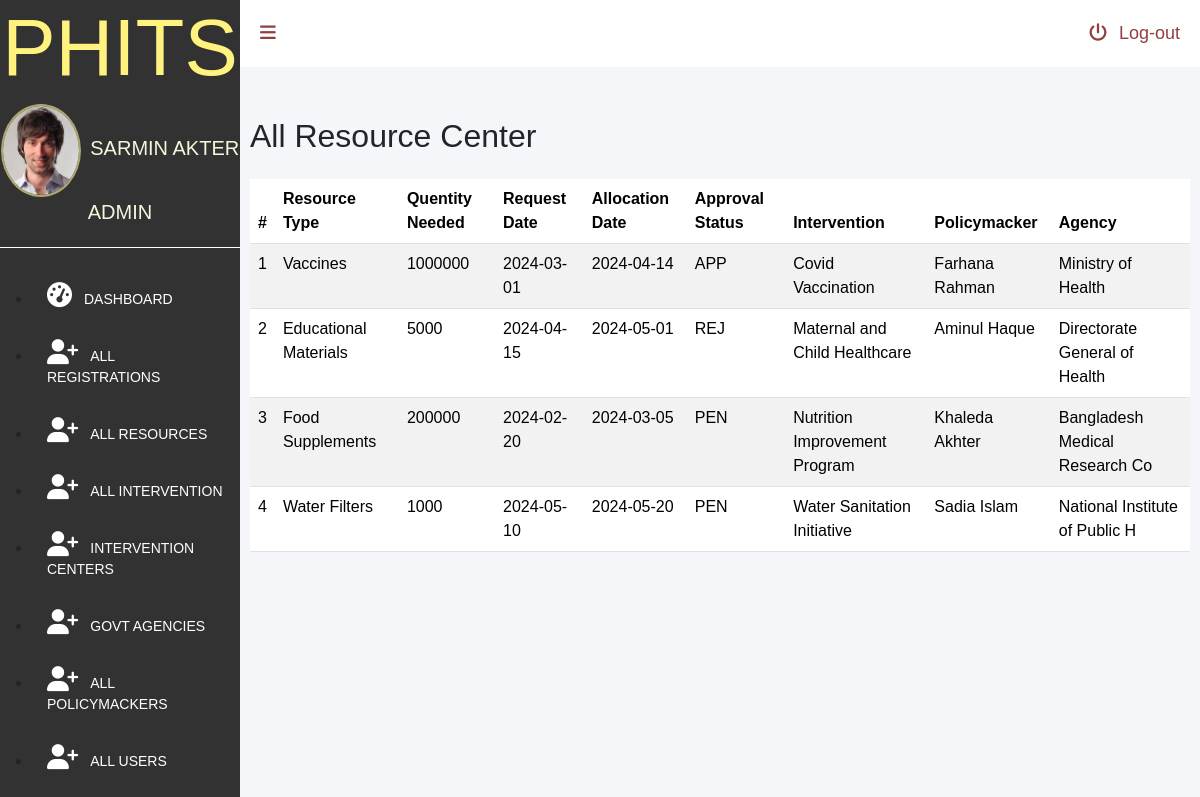
Page /admin/all-resources.php (signed in) on the committed database.
### tables this page shows
CREATE TABLE `users`  (
  `userId` int(11) NOT NULL AUTO_INCREMENT,
  `name` varchar(255) NULL DEFAULT NULL,
  `username` varchar(255) NULL DEFAULT NULL,
  `role` varchar(255) NULL DEFAULT NULL,
  `password` varchar(255) NULL DEFAULT NULL,
  `email` varchar(255) NULL DEFAULT NULL,
  PRIMARY KEY (`userId`) USING BTREE
);

CREATE TABLE `resourceallocation_t`  (
  `resourceID` int(11) NOT NULL AUTO_INCREMENT,
  `resourceType` varchar(50) NULL DEFAULT NULL,
  `quantityNeeded` int(11) NULL DEFAULT NULL,
  `requestDate` date NULL DEFAULT NULL,
  `allocationDate` date NULL DEFAULT NULL,
  `approvalStatus` varchar(3) NULL DEFAULT NULL,
  `interventionID` char(5) NULL DEFAULT NULL,
  `policymakerID` char(5) NULL DEFAULT NULL,
  `agencyID` char(5) NULL DEFAULT NULL,
  PRIMARY KEY (`resourceID`) USING BTREE,
  INDEX `ResourceAllocation_FK1`(`interventionID`) USING BTREE,
  INDEX `ResourceAllocation_FK2`(`policymakerID`) USING BTREE,
  INDEX `ResourceAllocation_FK3`(`agencyID`) USING BTREE,
  CONSTRAINT `resourceallocation_t_ibfk_1` FOREIGN KEY (`interventionID`) REFERENCES `intervention_t` (`interventionID`) ON DELETE RESTRICT ON UPDATE RESTRICT,
  CONSTRAINT `resourceallocation_t_ibfk_2` FOREIGN KEY (`policymakerID`) REFERENCES `policymakers_t` (`policymakerID`) ON DELETE RESTRICT ON UPDATE RESTRICT,
  CONSTRAINT `resourceallocation_t_ibfk_3` FOREIGN KEY (`agencyID`) REFERENCES `governmentagencies_t` (`agencyID`) ON DELETE RESTRICT ON UPDATE RESTRICT
);

CREATE TABLE `intervention_t`  (
  `interventionID` char(5) NOT NULL,
  `interventionName` varchar(30) NULL DEFAULT NULL,
  `startDate` date NULL DEFAULT NULL,
  `endDate` date NULL DEFAULT NULL,
  `targetPopulation` int(11) NULL DEFAULT NULL,
  PRIMARY KEY (`interventionID`) USING BTREE
);

CREATE TABLE `policymakers_t`  (
  `policymakerID` char(5) NOT NULL,
  `policymakerName` varchar(255) NULL DEFAULT NULL,
  `policymakerEmail` varchar(25) NULL DEFAULT NULL,
  `policymakerContact` varchar(13) NULL DEFAULT NULL,
  `policymakerGroup` varchar(255) NULL DEFAULT NULL,
  `policymakerPassword` varchar(255) NULL DEFAULT NULL,
  `role` varchar(255) NULL DEFAULT NULL,
  PRIMARY KEY (`policymakerID`) USING BTREE
);

CREATE TABLE `governmentagencies_t`  (
  `agencyID` char(5) NOT NULL,
  `agencyName` varchar(30) NULL DEFAULT NULL,
  `agencyEmail` varchar(25) NULL DEFAULT NULL,
  `agencyContact` varchar(13) NULL DEFAULT NULL,
  `city` varchar(25) NULL DEFAULT NULL,
  `area` varchar(25) NULL DEFAULT NULL,
  `agencyGroup` varchar(255) NULL DEFAULT NULL,
  `role` varchar(255) NULL DEFAULT NULL,
  `password` varchar(255) NULL DEFAULT NULL,
  PRIMARY KEY (`agencyID`) USING BTREE
);

### admin/all-resources.php (the view, shortened to what this page needs)
<?php
  require_once '../lib/database.php';
 ?>
<!DOCTYPE html>
<html lang="en">
<head>
    <link href="https://cdn.jsdelivr.net/npm/bootstrap@5.3.3/dist/css/bootstrap.min.css" rel="stylesheet">
    <link rel="stylesheet" href="dashboard.css">
</head>
<body>
<div id="dashboardMainContainer">
    <?php include('partials/sidebar.php')?>
    <div class="dashboard_content_container" id="dashboard_content_container">
        <?php include('partials/topnav.php')?>
        <div class="dashboard_content">
            <div class="d-flex justify-content-between pb-3">
              <h2>All Resource Center</h2>
            </div>
            <table class="table table-striped">
              <thead>
                  <tr>
                      <th>#</th>
                      <th>Resource Type</th>
                      <th>Quentity Needed</th>
                      <th>Request Date</th>
                      <th>Allocation Date</th>
                      <th>Approval Status</th>
                      <th>Intervention</th>
                      <th>Policymacker</th>
                      <th>Agency</th>
                  </tr>
              </thead>
              <tbody>
                <?php
                  $sql = "SELECT
                          resourceallocation_t.*,
                          `intervention_t`.interventionName,
                          `policymakers_t`.policymakerName,
                          `governmentagencies_t`.agencyName
                        FROM
                          governmentagencies_t
                          INNER JOIN
                          resourceallocation_t
                          ON
                            `governmentagencies_t`.agencyID = `resourceallocation_t`.agencyID
                          INNER JOIN
                          intervention_t
                          ON
                            `intervention_t`.interventionID = `resourceallocation_t`.interventionID
                          INNER JOIN
                          policymakers_t
                          ON
                            `policymakers_t`.policymakerID = `resourceallocation_t`.policymakerID";
                  $result = $conn->query($sql);
                  if ($result->num_rows > 0) {
                    $i = 0;
                    while($row = $result->fetch_assoc()) {
                    $i++;
                    ?>
                    <tr>
                      <td><?php echo $i; ?></td>
                      <td><?=$row["resourceType"]; ?></td>
                      <td><?=$row["quantityNeeded"]; ?></td>
                      <td><?=$row["requestDate"]; ?></td>
                      <td><?=$row["allocationDate"]; ?></td>
                      <td><?=$row["approvalStatus"]; ?></td>
                      <td><?=$row["interventionName"]; ?></td>
                      <td><?=$row["policymakerName"]; ?></td>
                      <td><?=$row["agencyName"]; ?></td>
                    </tr>
                    <?php
                    }
                  } else {
                      echo "0 results";
                  }
                 ?>
              </tbody>
            </table>
        </div>
       </div>
    </div>
</body>
</html>

### admin/partials/sidebar.php (shortened to what this page needs)
<?php
require_once '../lib/database.php';
if(isset($_SESSION['userId'])) {
    $userId = $_SESSION['userId'];
    $ustmt = $conn->prepare("SELECT * FROM `users` WHERE userId = ?");
    $ustmt->bind_param("s", $userId);
    $ustmt->execute();
    $allUsersResult = $ustmt->get_result();
    $allUsers = $allUsersResult->fetch_all(MYSQLI_ASSOC)[0];
} else {
    header("Location: index.php");
    exit();
}
?>
<div class="dashboard_sidebar" id="dashboard_sidebar">
            <h3 class="dashboard_logo" id="dashboard_logo">PHITS</h3>
             <div class="dashboard_sidebar_user" >
              <img src="userimage.jpg" alt="User image."  id="userimage">
              <?php
                    $userName = "";
                    $role = "";
                    if (isset($allUsers["name"])) {
                        $userName = $allUsers["name"];
                        $role = $allUsers["role"];
                    }elseif (isset($allPolicymakers["policymakerName"])) {
                       $userName =$allPolicymakers["policymakerName"];
                       $role =$allPolicymakers["role"];
                    }elseif (isset($allIntervention["centreName"])) {
                       $userName =$allIntervention["centreName"];
                       $role =$allIntervention["role"];
                    }elseif (isset($allAgencies["agencyName"])) {
                        $userName =$allAgencies["agencyName"];
                        $role = "Govt Agency";
                     }
                ?>
              <span>
                <?=$userName;?>
               </span>
               <span>
                   <?=$role;?>
               </span>
            </div>
            <div class="dashboard_sidebar_menus">
                <ul class="dashboard_menus_lists" >
                    <li >
                        <a href="./dashboard.php" ><i class="fa fa-dashboard"></i><span class="menuText">Dashboard</span></a>
                    </li>
                    <?php
                    if ((isset($allUsers['role']) && $allUsers['role'] == 'admin')) {
                    ?>
                    <li >
                        <a href="reg-users.php" ><i class="fa fa-user-plus"></i><span class="menuText">All Registrations</span></a>
                    </li>
                    <?php
                    }
                        if ((isset($allUsers['role']) && $allUsers['role'] == 'admin') || (isset($allIntervention['role']) && $allIntervention['role'] == 'intervention') || (isset($allPolicymakers['role']) && $allPolicymakers['role'] == 'policymaker') || (isset($allAgencies['role']) && $allAgencies['role'] == 'ageny')) {
                     ?>
                    <li>
                        <a href="all-resources.php" ><i class="fa fa-user-plus"></i><span class="menuText">All Resources</span></a>
                    </li>
                    <li>
                        <a href="all-intervention.php" ><i class="fa fa-user-plus"></i><span class="menuText">All Intervention</span></a>
                    </li>
                    <li>
                       <a href="intervention-centers.php" ><i class="fa fa-user-plus"></i><span class="menuText">Intervention Centers</span></a>
                    </li>
                    <li>
                       <a href="gov-agencies.php" ><i class="fa fa-user-plus"></i><span class="menuText">Govt Agencies</span></a>
                    </li>
                    <?php
                    }
                        if ((isset($allUsers['role']) && $allUsers['role'] == 'admin') || (isset($allPolicymakers['role']) && $allPolicymakers['role'] == 'policymaker')) {
                     ?>
                    <li>
                        <a href="policymacker.php" ><i class="fa fa-user-plus"></i><span class="menuText">All Policymackers</span></a>
                    </li>
                    <?php
                    }
                        if ((isset($allUsers['role']) && $allUsers['role'] == 'admin')) {
                     ?>
                     <li>
                         <a href="all-users.php" ><i class="fa fa-user-plus"></i><span class="menuText">All Users</span></a>
                    </li>
                    <?php } ?>
                </ul>
            </div>
        </div>

### admin/dashboard.css (style rules this page uses)
* { font-family: 'Poppins', sans-serif; margin:0; padding:0; box-sizing: border-box; outline: none; text-decoration: none; }
#dashboardMainContainer { display: flex; flex-direction: row; }
div.dashboard_sidebar { width:20%; background: #323232; height:150vh ; }
div.dashboard_content_container { width:80%; background: #f4f6f9; }
h3.dashboard_logo { color: #fff27f; font-size: 80px; text-align: center; }
div.dashboard_sidebar_user { text-align:center; position: relative; padding-bottom:20px ; border-bottom: 1px solid #fff }
div.dashboard_sidebar_user img { width:80px; display: inline-block; border-radius: 50%; border:2px solid #aea76b; margin-right: 5px; vertical-align: middle; }
div.dashboard_sidebar_user span { top: 20%; font-size: 20px; text-transform:uppercase; color:beige; display: inline-block; }
ul.dashboard_menus_lists { margin-top: 20px; }
ul.dashboard_menus_lists li { padding: 15px 15px; text-transform: uppercase; }
ul.dashboard_menus_lists li a { text-decoration: none; color: #fff; font-size: 14px; display: block; }
ul.dashboard_menus_lists li a i { font-size: 25px; }
.fa { padding-right: 12px; }
div.dashboard_content { padding: 50px 10px 10px 10px; }

### rows in the picture
users: name "SARMIN AKTER", role "ADMIN"
resourceallocation_t: resourceType "Vaccines", quantityNeeded "1000000", requestDate "2024-03-01", allocationDate "2024-04-14", approvalStatus "APP", interventionID.interventionName "Covid Vaccination", policymakerID.policymakerName "Farhana Rahman", agencyID.agencyName "Ministry of Health"
resourceallocation_t: resourceType "Educational Materials", quantityNeeded "5000", requestDate "2024-04-15", allocationDate "2024-05-01", approvalStatus "REJ", interventionID.interventionName "Maternal and Child Healthcare", policymakerID.policymakerName "Aminul Haque", agencyID.agencyName "Directorate General of Health"
resourceallocation_t: resourceType "Food Supplements", quantityNeeded "200000", requestDate "2024-02-20", allocationDate "2024-03-05", approvalStatus "PEN", interventionID.interventionName "Nutrition Improvement Program", policymakerID.policymakerName "Khaleda Akhter", agencyID.agencyName "Bangladesh Medical Research Co"
resourceallocation_t: resourceType "Water Filters", quantityNeeded "1000", requestDate "2024-05-10", allocationDate "2024-05-20", approvalStatus "PEN", interventionID.interventionName "Water Sanitation Initiative", policymakerID.policymakerName "Sadia Islam", agencyID.agencyName "National Institute of Public H"
